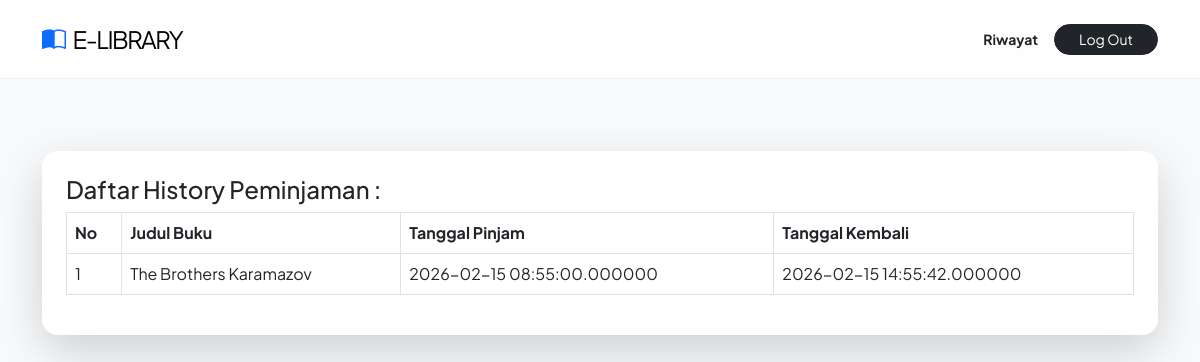
Page /anggota/dashboard.php?halaman=history (signed in) on the committed database.
### tables this page shows
CREATE TABLE `transaksi` (
  `id_transaksi` int(6) NOT NULL,
  `id_anggota` int(50) NOT NULL,
  `id_buku` int(50) NOT NULL,
  `tgl_pinjam` datetime(6) NOT NULL DEFAULT current_timestamp(6),
  `tgl_kembali` datetime(6) NOT NULL DEFAULT current_timestamp(6),
  `status_transaksi` enum('Peminjaman','Pengembalian') NOT NULL
);

CREATE TABLE `buku` (
  `id_buku` int(6) NOT NULL,
  `judul_buku` varchar(50) NOT NULL,
  `pengarang` varchar(50) NOT NULL,
  `penerbit` varchar(50) NOT NULL,
  `tahun_terbit` year(4) NOT NULL,
  `status` enum('tersedia','tidak') NOT NULL,
  `gambar` varchar(255) NOT NULL
);

### anggota/history.php (the view)
<h4>Daftar History Peminjaman :</h4>
<table class="table table-bordered">
    <tr class="fw-bold">
        <td>No</td>
        <td>Judul Buku</td>
        <td>Tanggal Pinjam</td>
        <td>Tanggal Kembali</td>
    </tr>
    <?php
    $no = 1;
    $query = "SELECT * FROM transaksi, buku WHERE buku.id_buku = transaksi.id_buku AND
              transaksi.id_anggota=$_SESSION[id_anggota] AND status_transaksi = 'Pengembalian'";
    $data = mysqli_query($koneksi, $query);
    foreach ($data as $peminjaman) { ?>
    <tr>
        <td><?= $no++; ?></td>
        <td><?= $peminjaman['judul_buku'] ?></td>
        <td><?= $peminjaman['tgl_pinjam'] ?></td>
        <td><?= $peminjaman['tgl_kembali'] ?></td>
    </tr>
    <?php } ?>
</table>

### anggota/dashboard.php (style rules this page uses)
:root { --primary-navy: #0f172a; --accent-gold: #fbbf24; --soft-blue: #e0e7ff; --bg-body: #f8fafc; }
body { background-color: var(--bg-body); font-family: 'Plus Jakarta Sans', sans-serif; color: #1e293b; }

### rows in the picture
transaksi: id_buku.judul_buku "The Brothers Karamazov", tgl_pinjam "2026-02-15 08:55:00.000000", tgl_kembali "2026-02-15 14:55:42.000000"
